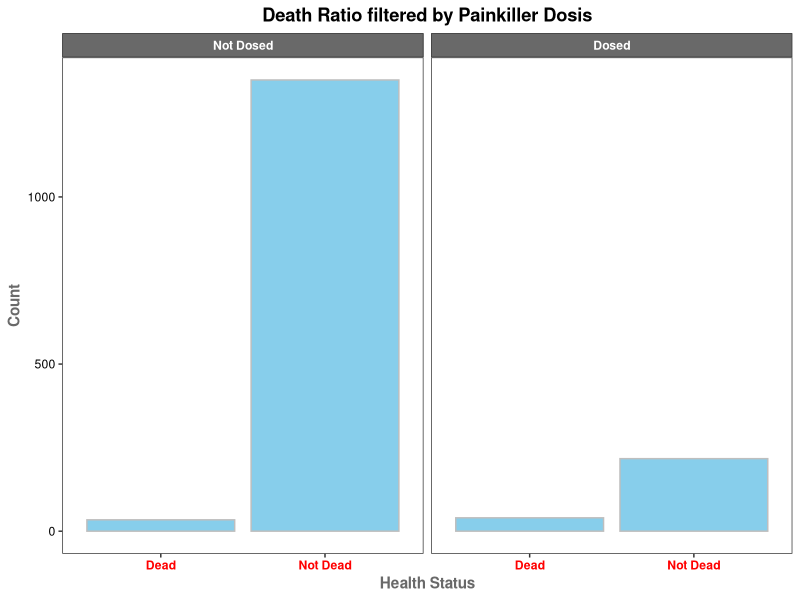

Generate this figure with R:
# Packages ----------------------------------------------------------------

library(ggplot2)

# Data --------------------------------------------------------------------

# Data about a Painkiller's effect on a patient's health status
# (Death or No Death).

# H0: Proportion of dead patients that have been dosed
# a certain painkiller is the same as those who haven't been
# dosed.

tb <- matrix(data = c(34, 40, 1350, 217),
             nrow = 2,
             ncol = 2) |>
        as.table() |>
        `dimnames<-`(list(#Rownames
                c("Not Dosed", "Dosed"),
                #Colnames
                c("Dead", "Not Dead")))

df <- as.data.frame(tb) |>
        `colnames<-`(c("Painkiller", "Status", "Count"))


# Bar Chart ---------------------------------------------------------------

ggplot(data = df, mapping = aes(x = Status, y = Count)) +
        geom_bar(stat = "identity", fill = "skyblue",
                 color = "gray") +
        labs(title = "Death Ratio filtered by Painkiller Dosis",
             x = "Health Status",
             y = "Count") +
        facet_wrap(. ~ Painkiller) +
        theme_test() +
        theme(
                plot.title = element_text(face = "bold", hjust = .5),
                axis.title.x = element_text(face = "bold",
                                            color = "dimgrey"),
                axis.text.x = element_text(face = "bold",
                                           color = "red"),
                axis.title.y = element_text(face = "bold",
                                            color = "dimgrey"),
                axis.text.y = element_text(color = "black"),
                strip.text = element_text(color = "white",
                                          face = "bold"),
                strip.background = element_rect(fill = "dimgrey")
        ) 
# Difference in Proportions -----------------------------------------------

test <-
        prop.test(tb, correct = T)

# As we would have expected by the barplot, we strongly reject the
# Null Hypothesis, as the two proportions don't seem to be
# relatively close to each other.
